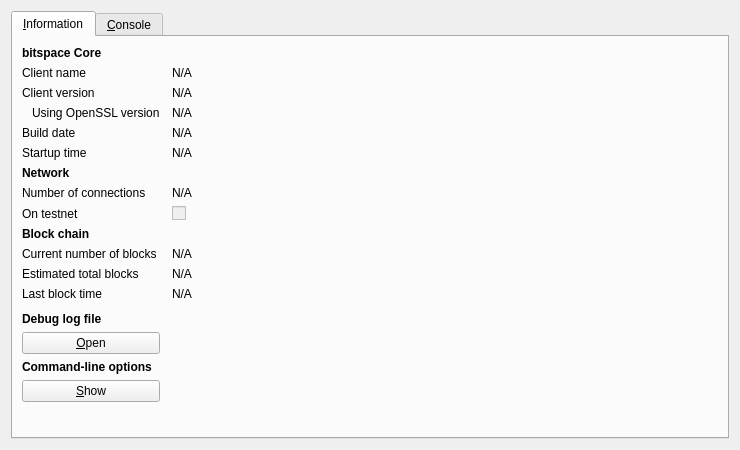
<?xml version="1.0" encoding="UTF-8"?>
<ui version="4.0">
 <class>RPCConsole</class>
 <widget class="QDialog" name="RPCConsole">
  <property name="geometry">
   <rect>
    <x>0</x>
    <y>0</y>
    <width>740</width>
    <height>450</height>
   </rect>
  </property>
  <property name="windowTitle">
   <string>bitspace - Debug window</string>
  </property>
  <layout class="QVBoxLayout" name="verticalLayout_2">
   <item>
    <widget class="QTabWidget" name="tabWidget">
     <property name="currentIndex">
      <number>0</number>
     </property>
     <widget class="QWidget" name="tab_info">
      <attribute name="title">
       <string>&amp;Information</string>
      </attribute>
      <layout class="QGridLayout" name="gridLayout" columnstretch="0,1">
       <property name="horizontalSpacing">
        <number>12</number>
       </property>
       <item row="0" column="0">
        <widget class="QLabel" name="label_9">
         <property name="font">
          <font>
           <weight>75</weight>
           <bold>true</bold>
          </font>
         </property>
         <property name="text">
          <string>bitspace Core</string>
         </property>
        </widget>
       </item>
       <item row="1" column="0">
        <widget class="QLabel" name="label_5">
         <property name="text">
          <string>Client name</string>
         </property>
        </widget>
       </item>
       <item row="1" column="1">
        <widget class="QLabel" name="clientName">
         <property name="cursor">
          <cursorShape>IBeamCursor</cursorShape>
         </property>
         <property name="text">
          <string>N/A</string>
         </property>
         <property name="textFormat">
          <enum>Qt::PlainText</enum>
         </property>
         <property name="textInteractionFlags">
          <set>Qt::LinksAccessibleByMouse|Qt::TextSelectableByKeyboard|Qt::TextSelectableByMouse</set>
         </property>
        </widget>
       </item>
       <item row="2" column="0">
        <widget class="QLabel" name="label_6">
         <property name="text">
          <string>Client version</string>
         </property>
        </widget>
       </item>
       <item row="2" column="1">
        <widget class="QLabel" name="clientVersion">
         <property name="cursor">
          <cursorShape>IBeamCursor</cursorShape>
         </property>
         <property name="text">
          <string>N/A</string>
         </property>
         <property name="textFormat">
          <enum>Qt::PlainText</enum>
         </property>
         <property name="textInteractionFlags">
          <set>Qt::LinksAccessibleByMouse|Qt::TextSelectableByKeyboard|Qt::TextSelectableByMouse</set>
         </property>
        </widget>
       </item>
       <item row="3" column="0">
        <widget class="QLabel" name="label_14">
         <property name="text">
          <string>Using OpenSSL version</string>
         </property>
         <property name="indent">
          <number>10</number>
         </property>
        </widget>
       </item>
       <item row="3" column="1">
        <widget class="QLabel" name="openSSLVersion">
         <property name="cursor">
          <cursorShape>IBeamCursor</cursorShape>
         </property>
         <property name="text">
          <string>N/A</string>
         </property>
         <property name="textFormat">
          <enum>Qt::PlainText</enum>
         </property>
         <property name="textInteractionFlags">
          <set>Qt::LinksAccessibleByMouse|Qt::TextSelectableByKeyboard|Qt::TextSelectableByMouse</set>
         </property>
        </widget>
       </item>
       <item row="4" column="0">
        <widget class="QLabel" name="label_12">
         <property name="text">
          <string>Build date</string>
         </property>
        </widget>
       </item>
       <item row="4" column="1">
        <widget class="QLabel" name="buildDate">
         <property name="cursor">
          <cursorShape>IBeamCursor</cursorShape>
         </property>
         <property name="text">
          <string>N/A</string>
         </property>
         <property name="textFormat">
          <enum>Qt::PlainText</enum>
         </property>
         <property name="textInteractionFlags">
          <set>Qt::LinksAccessibleByMouse|Qt::TextSelectableByKeyboard|Qt::TextSelectableByMouse</set>
         </property>
        </widget>
       </item>
       <item row="5" column="0">
        <widget class="QLabel" name="label_13">
         <property name="text">
          <string>Startup time</string>
         </property>
        </widget>
       </item>
       <item row="5" column="1">
        <widget class="QLabel" name="startupTime">
         <property name="cursor">
          <cursorShape>IBeamCursor</cursorShape>
         </property>
         <property name="text">
          <string>N/A</string>
         </property>
         <property name="textFormat">
          <enum>Qt::PlainText</enum>
         </property>
         <property name="textInteractionFlags">
          <set>Qt::LinksAccessibleByMouse|Qt::TextSelectableByKeyboard|Qt::TextSelectableByMouse</set>
         </property>
        </widget>
       </item>
       <item row="6" column="0">
        <widget class="QLabel" name="label_11">
         <property name="font">
          <font>
           <weight>75</weight>
           <bold>true</bold>
          </font>
         </property>
         <property name="text">
          <string>Network</string>
         </property>
        </widget>
       </item>
       <item row="7" column="0">
        <widget class="QLabel" name="label_7">
         <property name="text">
          <string>Number of connections</string>
         </property>
        </widget>
       </item>
       <item row="7" column="1">
        <widget class="QLabel" name="numberOfConnections">
         <property name="cursor">
          <cursorShape>IBeamCursor</cursorShape>
         </property>
         <property name="text">
          <string>N/A</string>
         </property>
         <property name="textFormat">
          <enum>Qt::PlainText</enum>
         </property>
         <property name="textInteractionFlags">
          <set>Qt::LinksAccessibleByMouse|Qt::TextSelectableByKeyboard|Qt::TextSelectableByMouse</set>
         </property>
        </widget>
       </item>
       <item row="8" column="0">
        <widget class="QLabel" name="label_8">
         <property name="text">
          <string>On testnet</string>
         </property>
        </widget>
       </item>
       <item row="8" column="1">
        <widget class="QCheckBox" name="isTestNet">
         <property name="enabled">
          <bool>false</bool>
         </property>
         <property name="text">
          <string/>
         </property>
        </widget>
       </item>
       <item row="9" column="0">
        <widget class="QLabel" name="label_10">
         <property name="font">
          <font>
           <weight>75</weight>
           <bold>true</bold>
          </font>
         </property>
         <property name="text">
          <string>Block chain</string>
         </property>
        </widget>
       </item>
       <item row="10" column="0">
        <widget class="QLabel" name="label_3">
         <property name="text">
          <string>Current number of blocks</string>
         </property>
        </widget>
       </item>
       <item row="10" column="1">
        <widget class="QLabel" name="numberOfBlocks">
         <property name="cursor">
          <cursorShape>IBeamCursor</cursorShape>
         </property>
         <property name="text">
          <string>N/A</string>
         </property>
         <property name="textFormat">
          <enum>Qt::PlainText</enum>
         </property>
         <property name="textInteractionFlags">
          <set>Qt::LinksAccessibleByMouse|Qt::TextSelectableByKeyboard|Qt::TextSelectableByMouse</set>
         </property>
        </widget>
       </item>
       <item row="11" column="0">
        <widget class="QLabel" name="label_4">
         <property name="text">
          <string>Estimated total blocks</string>
         </property>
        </widget>
       </item>
       <item row="11" column="1">
        <widget class="QLabel" name="totalBlocks">
         <property name="cursor">
          <cursorShape>IBeamCursor</cursorShape>
         </property>
         <property name="text">
          <string>N/A</string>
         </property>
         <property name="textFormat">
          <enum>Qt::PlainText</enum>
         </property>
         <property name="textInteractionFlags">
          <set>Qt::LinksAccessibleByMouse|Qt::TextSelectableByKeyboard|Qt::TextSelectableByMouse</set>
         </property>
        </widget>
       </item>
       <item row="12" column="0">
        <widget class="QLabel" name="label_2">
         <property name="text">
          <string>Last block time</string>
         </property>
        </widget>
       </item>
       <item row="12" column="1">
        <widget class="QLabel" name="lastBlockTime">
         <property name="cursor">
          <cursorShape>IBeamCursor</cursorShape>
         </property>
         <property name="text">
          <string>N/A</string>
         </property>
         <property name="textFormat">
          <enum>Qt::PlainText</enum>
         </property>
         <property name="textInteractionFlags">
          <set>Qt::LinksAccessibleByMouse|Qt::TextSelectableByKeyboard|Qt::TextSelectableByMouse</set>
         </property>
        </widget>
       </item>
       <item row="13" column="0">
        <spacer name="verticalSpacer_2">
         <property name="orientation">
          <enum>Qt::Vertical</enum>
         </property>
         <property name="sizeHint" stdset="0">
          <size>
           <width>20</width>
           <height>20</height>
          </size>
         </property>
        </spacer>
       </item>
       <item row="14" column="0">
        <widget class="QLabel" name="labelDebugLogfile">
         <property name="font">
          <font>
           <weight>75</weight>
           <bold>true</bold>
          </font>
         </property>
         <property name="text">
          <string>Debug log file</string>
         </property>
        </widget>
       </item>
       <item row="15" column="0">
        <widget class="QPushButton" name="openDebugLogfileButton">
         <property name="toolTip">
          <string>Open the bitspace debug log file from the current data directory. This can take a few seconds for large log files.</string>
         </property>
         <property name="text">
          <string>&amp;Open</string>
         </property>
         <property name="autoDefault">
          <bool>false</bool>
         </property>
        </widget>
       </item>
       <item row="16" column="0">
        <widget class="QLabel" name="labelCLOptions">
         <property name="font">
          <font>
           <weight>75</weight>
           <bold>true</bold>
          </font>
         </property>
         <property name="text">
          <string>Command-line options</string>
         </property>
        </widget>
       </item>
       <item row="17" column="0">
        <widget class="QPushButton" name="showCLOptionsButton">
         <property name="toolTip">
          <string>Show the bitspace-Qt help message to get a list with possible bitspace command-line options.</string>
         </property>
         <property name="text">
          <string>&amp;Show</string>
         </property>
         <property name="autoDefault">
          <bool>false</bool>
         </property>
        </widget>
       </item>
       <item row="18" column="0">
        <spacer name="verticalSpacer">
         <property name="orientation">
          <enum>Qt::Vertical</enum>
         </property>
         <property name="sizeHint" stdset="0">
          <size>
           <width>20</width>
           <height>40</height>
          </size>
         </property>
        </spacer>
       </item>
      </layout>
     </widget>
     <widget class="QWidget" name="tab_console">
      <attribute name="title">
       <string>&amp;Console</string>
      </attribute>
      <layout class="QVBoxLayout" name="verticalLayout_3">
       <property name="spacing">
        <number>3</number>
       </property>
       <item>
        <widget class="QTextEdit" name="messagesWidget">
         <property name="minimumSize">
          <size>
           <width>0</width>
           <height>100</height>
          </size>
         </property>
         <property name="readOnly">
          <bool>true</bool>
         </property>
         <property name="tabKeyNavigation" stdset="0">
          <bool>false</bool>
         </property>
         <property name="columnCount" stdset="0">
          <number>2</number>
         </property>
        </widget>
       </item>
       <item>
        <layout class="QHBoxLayout" name="horizontalLayout">
         <property name="spacing">
          <number>3</number>
         </property>
         <item>
          <widget class="QLabel" name="label">
           <property name="text">
            <string notr="true">&gt;</string>
           </property>
          </widget>
         </item>
         <item>
          <widget class="QLineEdit" name="lineEdit"/>
         </item>
         <item>
          <widget class="QPushButton" name="clearButton">
           <property name="maximumSize">
            <size>
             <width>24</width>
             <height>24</height>
            </size>
           </property>
           <property name="toolTip">
            <string>Clear console</string>
           </property>
           <property name="text">
            <string/>
           </property>
           <property name="icon">
            <iconset resource="../bitspace.qrc">
             <normaloff>:/icons/remove</normaloff>:/icons/remove</iconset>
           </property>
           <property name="shortcut">
            <string notr="true">Ctrl+L</string>
           </property>
           <property name="autoDefault">
            <bool>false</bool>
           </property>
          </widget>
         </item>
        </layout>
       </item>
      </layout>
     </widget>
    </widget>
   </item>
  </layout>
 </widget>
 <resources>
  <include location="../bitspace.qrc"/>
 </resources>
 <connections/>
</ui>
